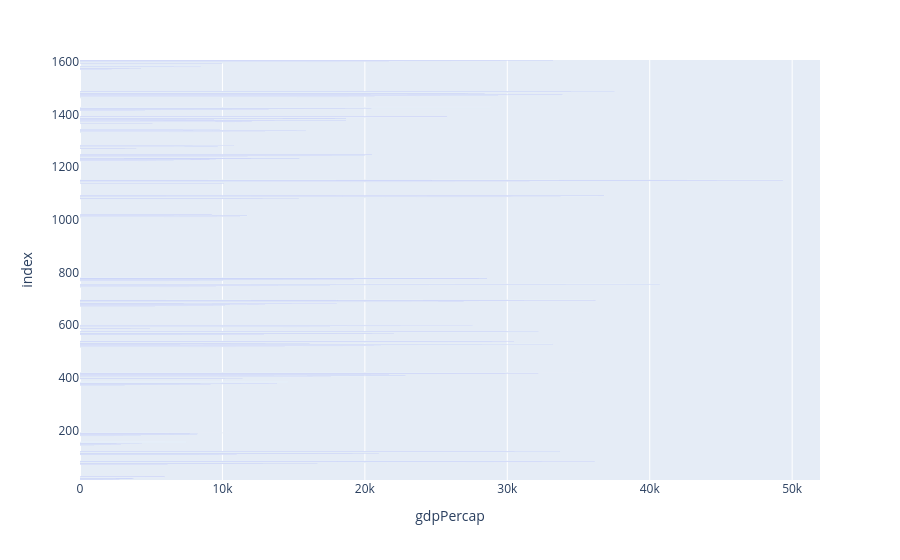

Write notebook code for a chart like this one.
### Code cell
fig = px.bar(df_f, x='gdpPercap')
fig

### Figure 1 — Plotly figure (JSON) as saved in the notebook; plotly's stock layout.template omitted (floating-point values rounded to 4 significant figures; data arrays with more than 128 entries replaced by an {"elided": "..."} marker saying what was removed)
{"data": [{"hovertemplate": "gdpPercap=%{x}<br>index=%{y}<extra></extra>", "legendgroup": "", "marker": {"color": "#636efa", "pattern": {"shape": ""}}, "name": "", "orientation": "h", "showlegend": false, "textposition": "auto", "type": "bar", "x": {"elided": "360 float values"}, "xaxis": "x", "y": {"elided": "360 int values"}, "yaxis": "y"}], "layout": {"barmode": "relative", "legend": {"tracegroupgap": 0}, "margin": {"t": 60}, "xaxis": {"anchor": "y", "domain": [0, 1], "title": {"text": "gdpPercap"}}, "yaxis": {"anchor": "x", "domain": [0, 1], "title": {"text": "index"}}}}
